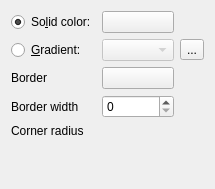
             <widget class="QWidget" name="rectangle">
              <layout class="QGridLayout" name="gridLayout_2">
               <item row="0" column="0">
                <widget class="QRadioButton" name="plain_rect">
                 <property name="text">
                  <string>So&amp;lid color:</string>
                 </property>
                 <property name="checked">
                  <bool>true</bool>
                 </property>
                </widget>
               </item>
               <item row="1" column="0">
                <widget class="QRadioButton" name="gradient_rect">
                 <property name="text">
                  <string>&amp;Gradient:</string>
                 </property>
                </widget>
               </item>
               <item row="3" column="0">
                <widget class="QLabel" name="label_borderWidth">
                 <property name="text">
                  <string>Border width</string>
                 </property>
                </widget>
               </item>
               <item row="2" column="0">
                <widget class="QLabel" name="label_border">
                 <property name="text">
                  <string>Border </string>
                 </property>
                </widget>
               </item>
               <item row="1" column="1">
                <widget class="QComboBox" name="gradients_rect_combo">
                 <property name="enabled">
                  <bool>false</bool>
                 </property>
                </widget>
               </item>
               <item row="5" column="0">
                <spacer name="verticalSpacer_5">
                 <property name="orientation">
                  <enum>Qt::Orientation::Vertical</enum>
                 </property>
                 <property name="sizeHint" stdset="0">
                  <size>
                   <width>20</width>
                   <height>40</height>
                  </size>
                 </property>
                </spacer>
               </item>
               <item row="2" column="1">
                <widget class="KColorButton" name="rectFColor">
                 <property name="sizePolicy">
                  <sizepolicy hsizetype="Minimum" vsizetype="Preferred">
                   <horstretch>0</horstretch>
                   <verstretch>0</verstretch>
                  </sizepolicy>
                 </property>
                 <property name="color">
                  <color>
                   <red>0</red>
                   <green>0</green>
                   <blue>0</blue>
                  </color>
                 </property>
                 <property name="defaultColor">
                  <color>
                   <red>0</red>
                   <green>0</green>
                   <blue>0</blue>
                  </color>
                 </property>
                </widget>
               </item>
               <item row="3" column="1">
                <widget class="QSpinBox" name="rectLineWidth">
                 <property name="maximum">
                  <number>5000</number>
                 </property>
                </widget>
               </item>
               <item row="4" column="0">
                <widget class="QLabel" name="label_cornerRadius">
                 <property name="text">
                  <string>Corner radius</string>
                 </property>
                </widget>
               </item>
               <item row="0" column="1">
                <widget class="KColorButton" name="rectBColor">
                 <property name="sizePolicy">
                  <sizepolicy hsizetype="Minimum" vsizetype="Preferred">
                   <horstretch>0</horstretch>
                   <verstretch>0</verstretch>
                  </sizepolicy>
                 </property>
                 <property name="color">
                  <color>
                   <red>0</red>
                   <green>0</green>
                   <blue>0</blue>
                  </color>
                 </property>
                 <property name="defaultColor">
                  <color>
                   <red>0</red>
                   <green>0</green>
                   <blue>0</blue>
                  </color>
                 </property>
                </widget>
               </item>
               <item row="1" column="2">
                <widget class="QToolButton" name="edit_rect_gradient">
                 <property name="text">
                  <string>...</string>
                 </property>
                 <property name="icon">
                  <iconset theme="document-edit"/>
                 </property>
                </widget>
               </item>
              </layout>
             </widget>
